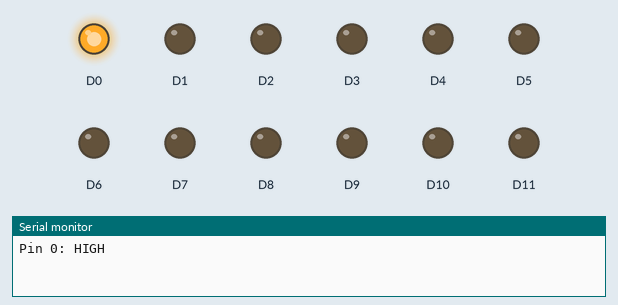
Simulated run of this sketch. Board: Arduino Zero (SAMD21). Parts: output pins drawn as LEDs (lit = HIGH), the last lines printed to the serial monitor.

Above: at 1.0 s.
At 3.0 s:
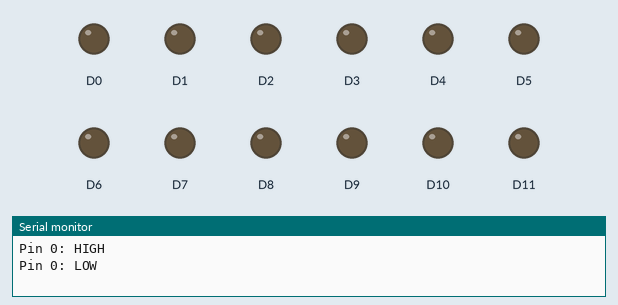
Timing chart, 0 to 5.2 s (numbered marks = the images above):
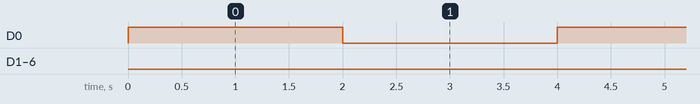

The sketch:

DigitalOutTest.ino
```cpp
// Digital Output Test

#include <SPI.h>

#define NUM_PINS 12
#define NUM_TOGGLES 5
#define CONSOLE_SERIAL SerialUSB

void setup()
{
  for (uint8_t i = 0; i < NUM_PINS; i++) {
    pinMode(i, OUTPUT);
  }

  // Test to see if these operations interfere
  SPI.begin();
  Serial.begin(9600);
}

void loop()
{
  CONSOLE_SERIAL.println();

  for (uint8_t i = 0; i < NUM_PINS; i++) {
    for (uint8_t j = 0; j < NUM_TOGGLES; j++) {
      CONSOLE_SERIAL.println(String("Pin ") + i + ": HIGH");
      digitalWrite(i, HIGH);
      delay(2000);
      CONSOLE_SERIAL.println(String("Pin ") + i + ": LOW");
      digitalWrite(i, LOW);
      delay(2000);
    }
  }
}
```

Measured:
- by itself, D0: alternates HIGH for 2.0 s and LOW for 2.0 s, 10 changes in all, then stays LOW
- by itself, D1: LOW → HIGH at 20.0 s, → LOW 2.0 s later, → HIGH 2.0 s later, → LOW 2.0 s later, … (10 changes in this stretch)
- by itself, D2: LOW → HIGH at 40.0 s, → LOW 2.0 s later, → HIGH 2.0 s later, → LOW 2.0 s later, … (10 changes in this stretch)
- by itself, D3: LOW → HIGH at 60.0 s, → LOW 2.0 s later, → HIGH 2.0 s later, → LOW 2.0 s later, … (10 changes in this stretch)
- by itself, D4: LOW → HIGH at 80.0 s, → LOW 2.0 s later, → HIGH 2.0 s later, → LOW 2.0 s later, … (10 changes in this stretch)
- by itself, D5: LOW → HIGH at 100 s, → LOW 2.0 s later, → HIGH 2.0 s later, → LOW 2.0 s later, … (10 changes in this stretch)
- by itself, D6: LOW → HIGH at 120 s, → LOW 2.0 s later, → HIGH 2.0 s later, → LOW 2.0 s later, … (5 changes in this stretch)
